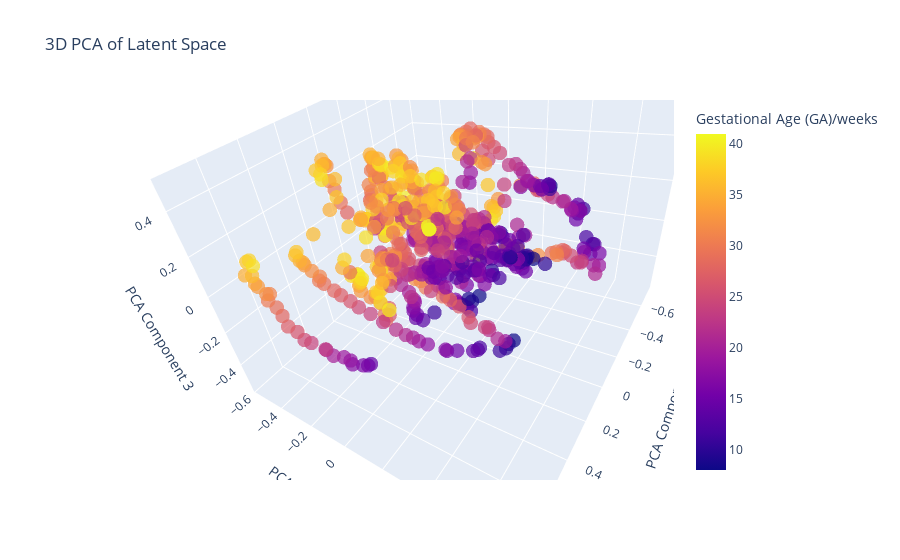

The cell this chart's notebook holds for it:
### Code cell
import numpy as np
import pandas as pd
from sklearn.decomposition import PCA
import plotly.express as px

# Assuming latent_representations is your tensor
latent_representations_np = masked_latent.numpy()  # Convert to NumPy array

# Apply PCA to reduce to 3 dimensions if not already done
pca = PCA(n_components=3)
latent_3d = pca.fit_transform(latent_representations_np)

# Assuming you have some labels for coloring the points (e.g., from the DataFrame)
time = pregnancy_df[time_id].values   # Adjust this based on your DataFrame structure
replicate = pregnancy_df[replicate_id].values

# Create a DataFrame for Plotly
pca_df = pd.DataFrame(latent_3d, columns=['PC1', 'PC2', 'PC3'])
pca_df['time'] = time
pca_df['replicate'] = replicate


# Create a 3D scatter plot using Plotly
fig = px.scatter_3d(
    pca_df,
    x='PC1',
    y='PC2',
    z='PC3',
    color='time',
    title='3D PCA of Latent Space',
    labels={'time': 'Gestational Age (GA)/weeks', 'replicate': 'Subject ID'},  # Adjust based on your label
    opacity=0.7,
    hover_data = {'replicate':True}
)

# Update the layout
fig.update_traces(marker=dict(size=5))
fig.update_layout(
    scene=dict(
        xaxis_title='PCA Component 1',
        yaxis_title='PCA Component 2',
        zaxis_title='PCA Component 3',
    )
)

# Show the plot
fig.show()

### Figure 1 — Plotly figure (JSON) as saved in the notebook; plotly's stock layout.template omitted (floating-point values rounded to 4 significant figures; data arrays with more than 128 entries replaced by an {"elided": "..."} marker saying what was removed)
{"data": [{"customdata": {"elided": "1020x1 str values"}, "hovertemplate": "PC1=%{x}<br>PC2=%{y}<br>PC3=%{z}<br>Subject ID=%{customdata[0]}<br>Gestational Age (GA)/weeks=%{marker.color}<extra></extra>", "legendgroup": "", "marker": {"color": {"elided": "1020 int values"}, "coloraxis": "coloraxis", "opacity": 0.7, "size": 5, "symbol": "circle"}, "mode": "markers", "name": "", "scene": "scene", "showlegend": false, "type": "scatter3d", "x": {"elided": "1020 float values"}, "y": {"elided": "1020 float values"}, "z": {"elided": "1020 float values"}}], "layout": {"autosize": true, "coloraxis": {"colorbar": {"title": {"text": "Gestational Age (GA)/weeks"}}, "colorscale": [[0, "#0d0887"], [0.1111, "#46039f"], [0.2222, "#7201a8"], [0.3333, "#9c179e"], [0.4444, "#bd3786"], [0.5556, "#d8576b"], [0.6667, "#ed7953"], [0.7778, "#fb9f3a"], [0.8889, "#fdca26"], [1, "#f0f921"]]}, "dragmode": "zoom", "legend": {"tracegroupgap": 0}, "scene": {"aspectmode": "auto", "aspectratio": {"x": 1.169, "y": 1.027, "z": 0.8334}, "camera": {"center": {"x": 0.2214, "y": -0.1399, "z": -0.08153}, "eye": {"x": 1.081, "y": 0.7193, "z": 0.7776}, "projection": {"type": "perspective"}, "up": {"x": -0.1147, "y": 0.1299, "z": 0.9849}}, "domain": {"x": [0, 1], "y": [0, 1]}, "dragmode": "orbit", "xaxis": {"title": {"text": "PCA Component 1"}, "type": "linear"}, "yaxis": {"title": {"text": "PCA Component 2"}, "type": "linear"}, "zaxis": {"title": {"text": "PCA Component 3"}, "type": "linear"}}, "title": {"text": "3D PCA of Latent Space"}}}
